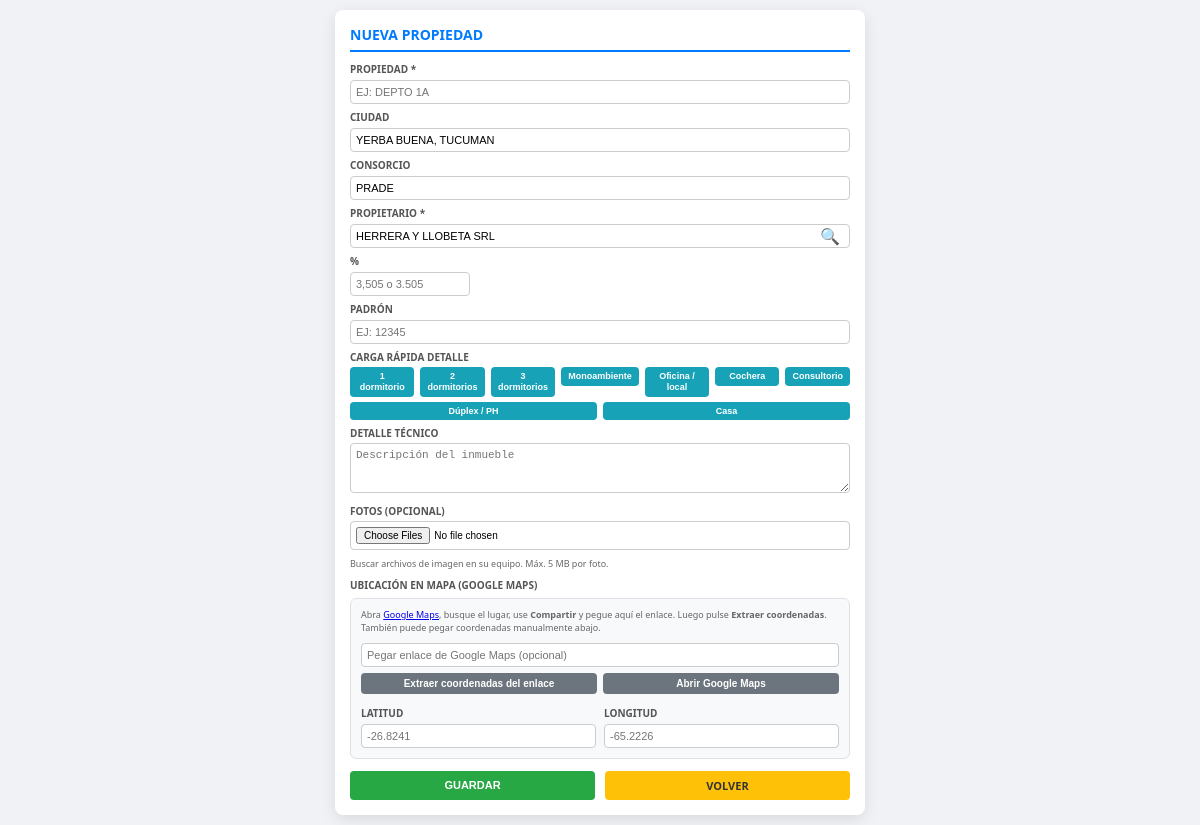
The page /nueva_propiedad.php (signed in) on the database as committed earlier.
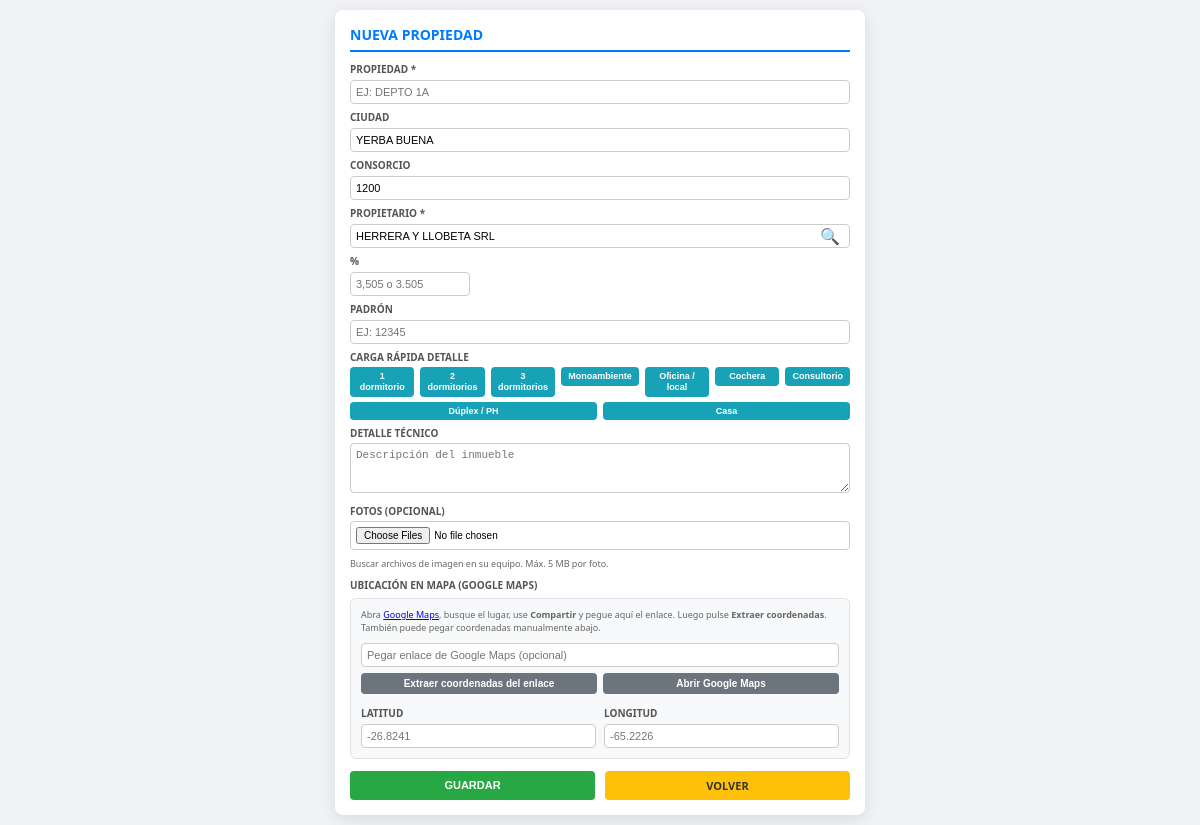
The same page on the database as committed later.
### tables this page shows
CREATE TABLE `propiedades` (
  `propiedad_id` int(11) NOT NULL AUTO_INCREMENT,
  `acceso_creador_id` int(11) DEFAULT NULL COMMENT 'NULL=principal',
  `propiedad` varchar(255) NOT NULL,
  `ciudad` varchar(100) DEFAULT NULL,
  `padron` varchar(12) NOT NULL,
  `detalle` text NOT NULL,
  `consorcio` varchar(5) NOT NULL,
  `porcentaje` decimal(6,3) DEFAULT NULL,
  `propietario_id` int(11) NOT NULL,
  `alquiler` int(11) DEFAULT NULL,
  `mapa_lat` decimal(10,7) DEFAULT NULL,
  `mapa_lng` decimal(10,7) DEFAULT NULL,
  `mapa_enlace` varchar(768) DEFAULT NULL,
  `fotos_json` text DEFAULT NULL,
  PRIMARY KEY (`propiedad_id`),
  UNIQUE KEY `padron` (`padron`),
  KEY `fk_propietario` (`propietario_id`),
  KEY `idx_prop_acceso_creador` (`acceso_creador_id`),
  CONSTRAINT `fk_propietario` FOREIGN KEY (`propietario_id`) REFERENCES `usuarios` (`id`)
);

CREATE TABLE `usuarios` (
  `id` int(11) NOT NULL AUTO_INCREMENT,
  `acceso_creador_id` int(11) DEFAULT NULL COMMENT 'NULL=principal',
  `apellido` varchar(150) NOT NULL,
  `dni` varchar(20) NOT NULL,
  `cuit` varchar(25) DEFAULT NULL,
  `domicilio` varchar(200) DEFAULT NULL,
  `email` varchar(100) DEFAULT NULL,
  `celular` varchar(20) DEFAULT NULL,
  `consorcio` varchar(100) DEFAULT NULL,
  PRIMARY KEY (`id`),
  KEY `idx_acceso_creador` (`acceso_creador_id`)
);

### includes_propiedad_fotos_mapa.php (called while the page is built, shortened)
<?php
function propiedades_columna_existe($conexion, $columna) {
    $columna = preg_replace('/[^a-z0-9_]/i', '', $columna);
    $col = mysqli_real_escape_string($conexion, $columna);
    $q = "SELECT 1 FROM information_schema.COLUMNS
          WHERE TABLE_SCHEMA = DATABASE() AND TABLE_NAME = 'propiedades' AND COLUMN_NAME = '" . $col . "' LIMIT 1";
    $r = mysqli_query($conexion, $q);
    if ($r && mysqli_num_rows($r) > 0) {
        return true;
    }
    $q2 = "SHOW COLUMNS FROM propiedades LIKE '" . $col . "'";
    $r2 = mysqli_query($conexion, $q2);
    return $r2 && mysqli_num_rows($r2) > 0;
}
function propiedades_asegurar_columnas($conexion) {
    $todas = true;
    if ($todas) {
        $done = true;
        return true;
    }
    $ok = propiedades_columna_existe($conexion, 'mapa_lat');
    return $ok;
}

### helpers_tenant_inmobiliaria.php (called while the page is built, shortened)
<?php
if (!function_exists('tenant_inmob_es_sofia')) {
    function tenant_inmob_es_sofia(): bool
    {
        return strcasecmp((string)($_SESSION['acceso_usuario'] ?? ''), 'sofia') === 0;
    }
    function tenant_inmob_id_acceso_sofia_bd($conexion): int
    {
        static $id = null;
        $r = mysqli_query($conexion, "SELECT id FROM accesos WHERE LOWER(TRIM(usuario)) = 'sofia' LIMIT 1");
        if ($r && $row = mysqli_fetch_assoc($r)) {
            $id = (int)$row['id'];
        } else {
            $id = 0;
        }
        return $id;
    }
    function tenant_inmob_sql_propiedades($conexion, string $alias = 'p'): string
    {
        $sid = tenant_inmob_id_acceso_sofia_bd($conexion);
        return "($alias.acceso_creador_id IS NULL OR $alias.acceso_creador_id <> $sid)";
    }
}

### nueva_propiedad.php (the view, shortened to what the changed rows need)
<?php
include 'db.php';
require_once __DIR__ . '/helpers_tenant_inmobiliaria.php';
require_once __DIR__ . '/includes_propiedad_fotos_mapa.php';
$ultima_ciudad = '';
$ultimo_consorcio = '';
$ultimo_propietario_nombre = '';
$wp = tenant_inmob_sql_propiedades($conexion, 'p');
$r = @mysqli_query($conexion, "SELECT p.ciudad, p.consorcio, p.propietario_id, u.apellido AS propietario_nombre FROM propiedades p LEFT JOIN usuarios u ON p.propietario_id = u.id WHERE ($wp) ORDER BY p.propiedad_id DESC LIMIT 1");
if ($r && $row = mysqli_fetch_assoc($r)) {
    $ultima_ciudad   = htmlspecialchars($row['ciudad'] ?? '');
    $ultimo_consorcio = htmlspecialchars($row['consorcio'] ?? '');
    if (!empty($row['propietario_id'])) {
        $ultimo_propietario_nombre = htmlspecialchars($row['propietario_nombre'] ?? '');
    }
}
?>
<!DOCTYPE html>
<html lang="es">
<head>
</head>
<body>
<div class="card">
    <h2>Nueva propiedad</h2>
    <form class="form-nav-enter" action="guardar_propiedad.php" method="POST" enctype="multipart/form-data" onsubmit="return validarPropietario()">
        <label>Propiedad *</label>
        <input type="text" name="propiedad" required autofocus placeholder="Ej: DEPTO 1A">
        <label>Ciudad</label>
        <input type="text" name="ciudad" value="<?= $ultima_ciudad ?>" placeholder="Ej: S. M. DE TUCUMAN">
        <label>Consorcio</label>
        <input type="text" name="consorcio" value="<?= $ultimo_consorcio ?>" placeholder="Ej: 430 o 101">
        <div class="buscador-contenedor">
            <label>Propietario *</label>
            <div style="position: relative; display: block;">
                <input type="text" id="bus_propietario" placeholder="Buscar y elegir propietario..." onkeyup="buscarPropietario(this.value)" onfocus="buscarPropietario(this.value)" autocomplete="off" value="<?= $ultimo_propietario_nombre ?>">
                <span class="ico-lupa" aria-hidden="true" title="Buscar">🔍</span>
            </div>
        </div>
        <label>%</label>
        <input type="text" name="porcentaje" inputmode="decimal" placeholder="3,505 o 3.505" style="text-transform:none; max-width:120px;" pattern="[0-9]+[.,]?[0-9]*" title="Ej: 3,505 o 3.505">
        <label>Padrón</label>
        <input type="text" name="padron" placeholder="Ej: 12345">
        <label>Carga rápida detalle</label>
        <div class="carga-rapida">
            <button type="button" class="btn-detalle" onclick="document.getElementById('detalle').value='Un dormitorio con placar completo, baño completo con grifería FV y loza Ferrun revestido con cerámico en perfectas condiciones, cocina revestida en cerámico, con alacena en buen estado de conservación, bacha de acero inoxidable con monocomando, con cocina y lavadero marca Ferrun, todo recién pintado, piso de cerámico, todo en perfecto estado de conservación.'">1 dormitorio</button>
            <button type="button" class="btn-detalle" onclick="document.getElementById('detalle').value='Dos dormitorios con placares completo, baño completo con grifería FV y loza Ferrun revestido con cerámico en perfectas condiciones, cocina revestida en cerámico, con bacha de acero inoxidable y monocomando fv, con alacena en buen estado de conservación, con cocina y lavadero marca Ferrun y grifería FV, con monocomando, toilette completo con grifería FV y loza Ferrun, todo recién pintado, piso de cerámico, todo en perfecto estado de conservación.'">2 dormitorios</button>
            <button type="button" class="btn-detalle" onclick="document.getElementById('detalle').value='Tres dormitorios con placares completo, baño completo con grifería FV y loza Ferrun revestido con cerámico en perfectas condiciones, cocina revestida en cerámico, con bacha de acero inoxidable y monocomando fv, con alacena en buen estado de conservación, con cocina y lavadero marca Ferrun y grifería FV, con monocomando, toilette completo con grifería FV y loza Ferrun, todo recién pintado, piso de cerámico, todo en perfecto estado de conservación.'">3 dormitorios</button>
            <button type="button" class="btn-detalle" onclick="document.getElementById('detalle').value='Monoambiente con placard completo, baño completo con grifería FV y loza Ferrun revestido con cerámico en perfectas condiciones, cocina integrada revestida en cerámico, bacha de acero inoxidable con monocomando, alacena en buen estado, cocina y lavadero marca Ferrun, todo recién pintado, piso de cerámico, todo en perfecto estado de conservación.'">Monoambiente</button>
            <button type="button" class="btn-detalle" onclick="document.getElementById('detalle').value='Oficina o local comercial con baño completo con grifería FV, revestimientos en cerámico en buen estado, instalaciones eléctricas y de iluminación en condiciones de uso, piso de cerámico o similar, frente vidriado o según diseño de la unidad, todo en estado de conservación acorde al uso comercial.'">Oficina / local</button>
            <button type="button" class="btn-detalle" onclick="document.getElementById('detalle').value='Cochera cubierta o descubierta según unidad, con acceso y medidas habituales de consorcio, piso en condiciones de uso, iluminación según instalación existente, cerramiento o portón según corresponda a la unidad funcional, en estado de conservación adecuado.'">Cochera</button>
            <button type="button" class="btn-detalle" onclick="document.getElementById('detalle').value='Consultorio u ambiente profesional con baño completo con grifería FV y loza Ferrun revestido con cerámico, recepción o espera según distribución, instalaciones aptas para actividad profesional, piso de cerámico, pintura en buen estado, todo en condiciones sanitarias y de conservación adecuadas.'">Consultorio</button>
            <button type="button" class="btn-detalle" onclick="document.getElementById('detalle').value='PH o dúplex con escalera interna, dormitorios con placares, baño completo y toilette según distribución, cocina y lavadero con grifería FV y loza Ferrun, revestimientos en cerámico, alacenas en buen estado, todo recién pintado donde corresponda, piso de cerámico, en perfecto estado de conservación general.'">Dúplex / PH</button>
            <button type="button" class="btn-detalle" onclick="document.getElementById('detalle').value='Casa o vivienda en planta con ambientes según distribución, baño completo con grifería FV y loza Ferrun, cocina y lavadero, revestimientos en cerámico, aberturas y cerramientos en buen estado, patio o espacio exterior si corresponde, todo recién pintado según estado, en buen estado de conservación.'">Casa</button>
        </div>
        <label>Detalle técnico</label>
        <textarea id="detalle" name="detalle" placeholder="Descripción del inmueble"></textarea>
        <label>Fotos (opcional)</label>
        <input type="file" name="fotos[]" accept="image/jpeg,image/png,image/gif,image/webp" multiple>
        <span style="font-size:9px; color:#666;">Buscar archivos de imagen en su equipo. Máx. 5 MB por foto.</span>
        <label>Ubicación en mapa (Google Maps)</label>
        <div class="mapa-caja">
            <p></p>
            <input type="text" id="mapa_enlace" name="mapa_enlace" placeholder="Pegar enlace de Google Maps (opcional)" style="text-transform:none;">
            <div class="fila-map-btn">
            </div>
            <div class="mini-coord">
            </div>
        </div>
        <div class="btns">
            <button type="submit">GUARDAR</button>
            <a href="propiedades.php" class="btn-cancelar">VOLVER</a>
        </div>
    </form>
</div>
</body>
</html>

Rows that differ between the two databases and show on the page:
changed propiedades "HERRERA Y LLOBETA SRL": ciudad "yerba buena, tucuman" → "yerba buena"; consorcio "prade" → "1200"
